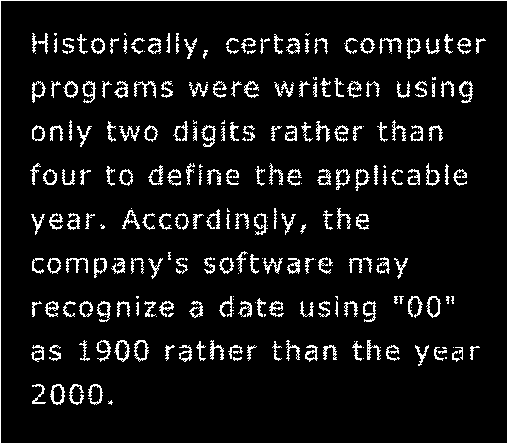
%> input picture lecture19/broken_text.png, 508 x 444 px
$ octave robt310_lecture19.m   (GNU Octave 9; MATLAB toolbox functions it lacks are replaced by stand-ins)
%> lines starting %> are read from the running program, lines starting %| are printed output that depends on the picture; in (x1, y1, x2, y2) boxes, pixels count from 0 and x2, y2 are one past the last pixel; in counts of white or black regions, pixels touching at a corner belong together; the program's own positions count from 1
%% ROBT 310 - Lecture 19 - Morphological Image Processing

clc; clear; close all; % Clear the environment


%% DEMO 0 - Scanned Character Enhancement
I = imread('broken_text.png');
%> I is the input picture: size 444x508x3 uint8; 7.9% white in thin lines or dots
figure(1);  imshow(I); title('Broken Text','FontWeight','Demi','FontSize',12);
sel = [0 1 0 ; 1 1 1; 0 1 0];
I2 = imdilate(I, sel);  figure(2); imshow(I2); title('Dilated','FontWeight','Demi','FontSize',12);
%> after `I2 = imdilate(I, sel)`: I2: size 444x508x3 uint8; 15.2% white; 194 white regions (2 under 20 px), largest, box (x1, y1, x2, y2) and area: (0, 0, 508, 444) 3792, (133, 80, 157, 99) 257, (378, 37, 403, 55) 251
sel = ones(2,2);
I3 = imerode(I2, sel);  figure(3); imshow(I3); title('Eroded after dilation','FontWeight','Demi','FontSize',12);
%> after `I3 = imerode(I2, sel)`:
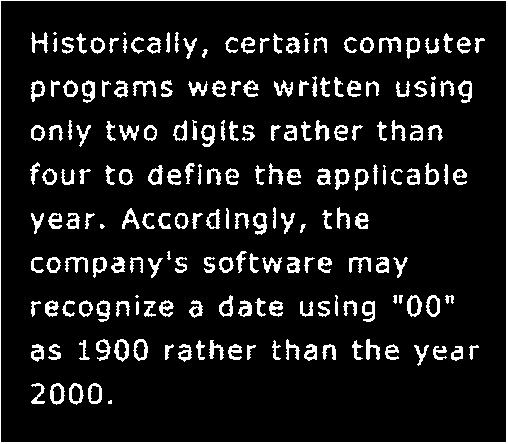
%> I3: size 444x508x3 uint8; 10.2% white; 198 white regions (7 under 20 px), largest, box (x1, y1, x2, y2) and area: (0, 0, 508, 444) 2847, (379, 37, 401, 53) 170, (133, 80, 156, 97) 168

%% DEMO 1 -  Load a Noisy Fingerprint Image
close all;
I = imread('noisy_fingerprint.tif');
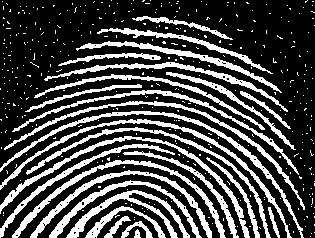
%> input picture lecture19/noisy_fingerprint.tif, 315 x 238 px
%> I: size 238x315 logical; 28.5% white; 414 white regions (387 under 20 px), largest, box (x1, y1, x2, y2) and area: (0, 111, 304, 238) 1388, (0, 136, 250, 238) 1372, (0, 119, 292, 238) 1337
figure(1); imshow(I); title('Noisy Fingerprint','FontWeight','Demi','FontSize',12);

se1 = strel('square',3);    % Create a square structural element of size 13

% Step 1 - Erosion
I1 = imerode(I, se1);
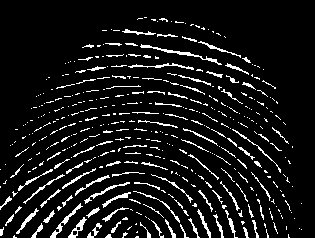
%> I1: size 238x315 logical; 9% white in thin lines or dots, all inside (x1, y1, x2, y2) = (0, 17, 302, 238)
figure(2); imshow(I1); title('Eroded Fingerprint','FontWeight','Demi','FontSize',12);

% Step 2 - Dilation (Get rid of the noise and go back to the original)
I2 = imdilate(I1, se1);
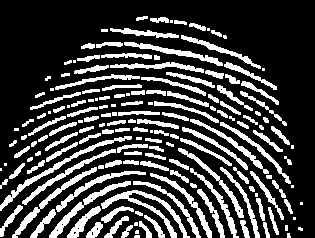
%> I2: size 238x315 logical; 25.3% white; 167 white regions (33 under 20 px), largest, box (x1, y1, x2, y2) and area: (101, 190, 190, 238) 786, (0, 136, 132, 211) 677, (49, 181, 131, 238) 578
figure(3); imshow(I2); title('Dilation after Erosion (Opening)','FontWeight','Demi','FontSize',12);


% Step 3 - Closing of the Opening (Merge disconnected segments)
I3 = imerode( imdilate(I2, se1), se1) ;
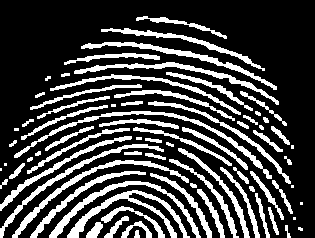
%> I3: size 238x315 logical; 25.9% white; 75 white regions (11 under 20 px), largest, box (x1, y1, x2, y2) and area: (67, 190, 190, 238) 1113, (14, 111, 272, 179) 1082, (49, 181, 201, 238) 979
figure(4); imshow(I3); title('Closing of the opening','FontWeight','Demi','FontSize',12);

% As en exercise play with the size of the structural element and observe the differences
% Employ different Struc. El. Sizes for each operation and get a qualitatively better result


%% DEMO 2 - Remove Small Squares
close all;
I = imread('squares.bmp');
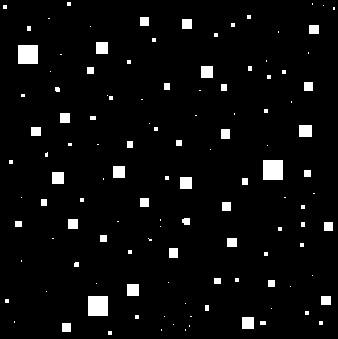
%> input picture lecture19/squares.bmp, 338 x 339 px
%> I is the input picture: size 339x338x3 uint8; 4.3% white; 120 white regions (73 under 20 px), largest, box (x1, y1, x2, y2) and area: (263, 160, 283, 180) 400, (88, 296, 108, 316) 400, (18, 45, 38, 64) 380
I = I > 0;
figure(1); imshow(I); title('Noisy Rectangles','FontWeight','Demi','FontSize',12);

sel = ones(13);
I2 = imerode(~I, sel);
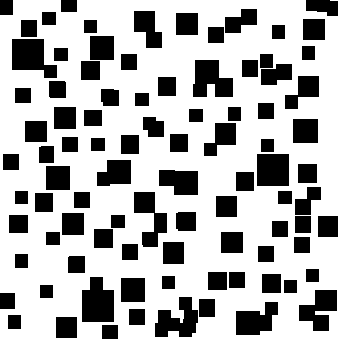
%> I2: size 339x338x3 logical; 69% white; 91 black regions, largest, box (x1, y1, x2, y2) and area: (82, 277, 114, 322) 1193, (12, 39, 57, 78) 1161, (193, 60, 233, 97) 1076
figure(2); imshow(I2);
I3 = imdilate(I2, sel);
%> I3: size 339x338x3 logical; 95.4% white; 114 black regions (63 under 20 px), largest, box (x1, y1, x2, y2) and area: (88, 283, 108, 316) 413, (263, 160, 283, 180) 400, (18, 45, 38, 64) 380
figure(3); imshow(I3);
